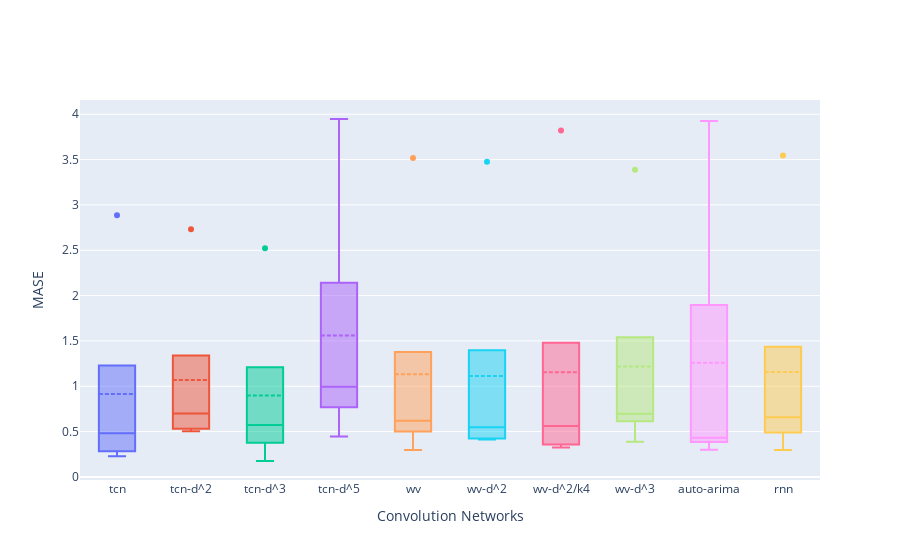

Notebook cell for this chart:
### Code cell
labels = ['tcn', 'tcn-d^2', 'tcn-d^3', 'tcn-d^5', 'wv', 'wv-d^2', 'wv-d^2/k4', 'wv-d^3', 'auto-arima', 'rnn']

fig = go.Figure()
i=0
for col in mase_dic.keys():
    box_data = mase_dic[col]
    fig.add_trace(go.Box(y=box_data, name = labels[i], boxmean=True))
    i = i+1
fig.update_xaxes(title = 'Convolution Networks')
fig.update_yaxes(title = 'MASE')
fig.update_layout(showlegend = False)

### Figure 1 — Plotly figure (JSON) as saved in the notebook; plotly's stock layout.template omitted (floating-point values rounded to 4 significant figures)
{"data": [{"boxmean": true, "name": "tcn", "type": "box", "y": [0.6758, 0.3008, 2.887, 0.4812, 0.2269]}, {"boxmean": true, "name": "tcn-d^2", "type": "box", "y": [0.874, 0.7002, 2.732, 0.5419, 0.5031]}, {"boxmean": true, "name": "tcn-d^3", "type": "box", "y": [0.7729, 0.5719, 2.522, 0.443, 0.1756]}, {"boxmean": true, "name": "tcn-d^5", "type": "box", "y": [0.4465, 0.995, 3.948, 1.539, 0.8752]}, {"boxmean": true, "name": "wv", "type": "box", "y": [0.2979, 0.6198, 3.517, 0.5676, 0.6661]}, {"boxmean": true, "name": "wv-d^2", "type": "box", "y": [0.4124, 0.7045, 3.475, 0.4264, 0.5466]}, {"boxmean": true, "name": "wv-d^2/k4", "type": "box", "y": [0.3242, 0.3686, 3.822, 0.6999, 0.5629]}, {"boxmean": true, "name": "wv-d^3", "type": "box", "y": [0.3885, 0.6975, 3.389, 0.925, 0.6884]}, {"boxmean": true, "name": "auto-arima", "type": "box", "y": [0.2994, 0.4136, 3.927, 0.4327, 1.22]}, {"boxmean": true, "name": "rnn", "type": "box", "y": [0.297, 0.6576, 3.545, 0.5556, 0.7312]}], "layout": {"showlegend": false, "xaxis": {"title": {"text": "Convolution Networks"}}, "yaxis": {"title": {"text": "MASE"}}}}
